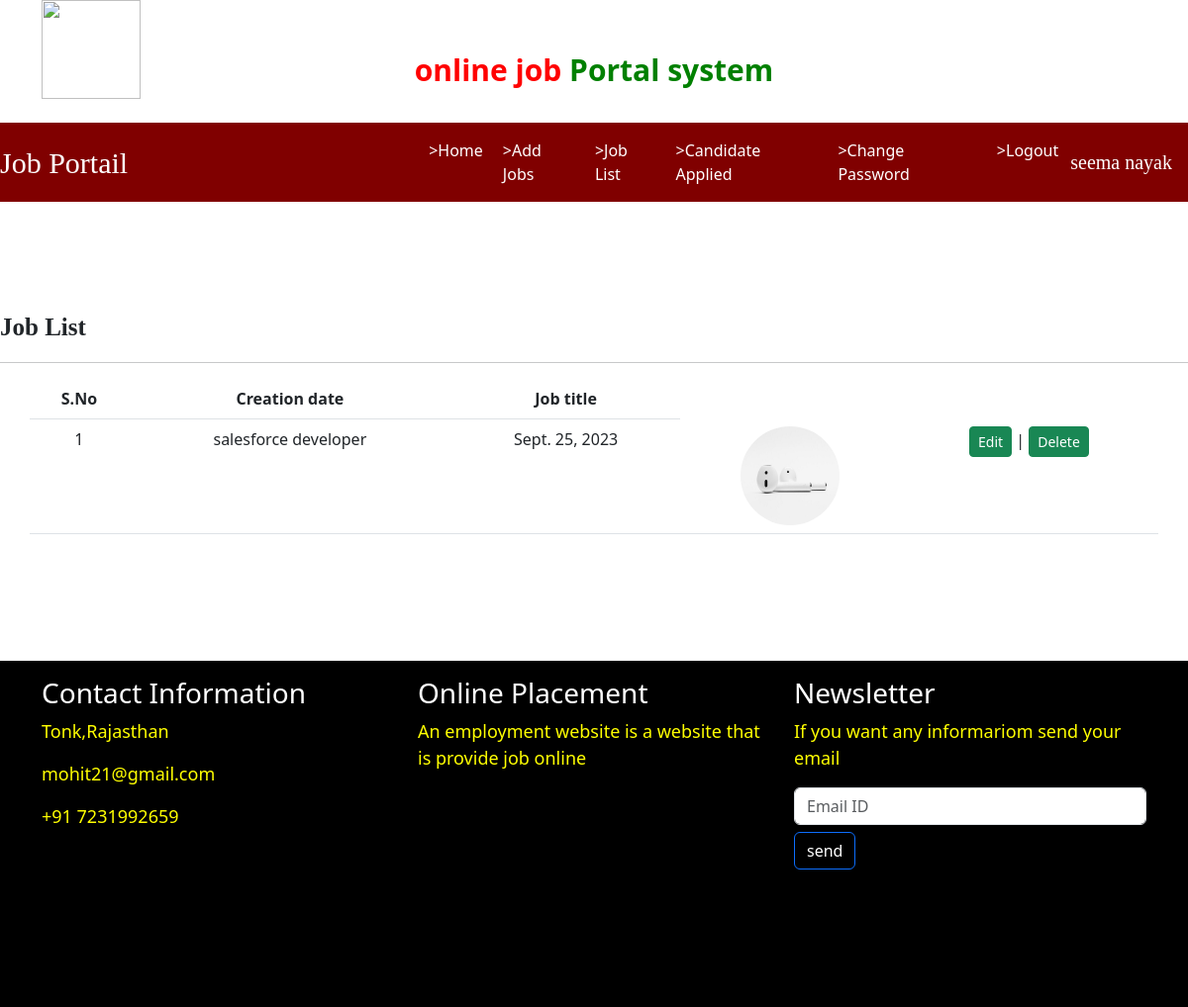
Screenshot of /job_list/ (signed in) with the database file from the repository.
### job/models.py (models this page shows, shortened)
class Job(models.Model):
    recruiter=models.ForeignKey(Recruiter,on_delete=models.CASCADE,blank=True)
    start_date=models.DateField()
    end_date=models.DateField()
    title=models.CharField(max_length=100)
    salary=models.FloatField(max_length=20)
    description=models.CharField(max_length=300)
    experience=models.CharField(max_length=50)
    location=models.CharField(max_length=100)
    skills=models.CharField(max_length=100)
    creationdate=models.DateField()
    image=models.ImageField(upload_to='images',default='')

### job/views.py (the view)
# urls.py: path('job_list/',views.job_list,name='job_list'),
def job_list(request):
    if not request.user.is_authenticated:
        return redirect('recruiter_login')
    recruiter=Recruiter.objects.get(user=request.user)
    job=Job.objects.filter(recruiter=recruiter)
    d={'job':job}
    return render(request,'job/job_list.html',d)

### templates/job/job_list.html (shortened to what this page needs)
{% extends 'job/recruiter_navigation.html' %}
{% load static %}
{% block body %}
<marquee style="font-family:'Monotype Corsiva' ;font-size:25px; color: darkcolor; backgroung-color:black;font-weight:bold;margin-top:1%">
     Job List
</marquee>
<hr>
<table class="table table-hover container id="example">
    <thead>
    <tr>
       <th>S.No</th>
       <th>Creation date</th>
       <th>Job title</th>
    </tr>
    </thead>
    <tbody>
    {% for i in job %}
    <tr style="background-color: #DEB887">
        <td>{{forloop.counter}}</td>
        <td>{{i.title}}</td>
        <td>{{i.creationdate}}</td>
        <td><img src="{{i.image.url}}" style="width:100px;height:100px;border-radius:50%"></td>
        <td><a href="{% url 'edit_jobdetail' i.id %}" class="btn btn-success btn-sm" >Edit</a>
        | <a href="{% url 'delete_jobdetail' i.id %}" class="btn btn-success btn-sm" >Delete</a>
        </td>
    </tr>
    {% endfor %}
    </tbody>
</table>
{% endblock body %}

### templates/job/recruiter_navigation.html (shortened to what this page needs)
<!doctype html>
{% load static %}
<html lang="en">
  <head>
    <link href="https://cdn.jsdelivr.net/npm/bootstrap@5.3.0/dist/css/bootstrap.min.css" rel="stylesheet">
  </head>
  <body>
  <div class="container">
       <div class="row">
           <div class="col-sm-3">
               <img src="{% static 'images/logo2.jpg' %}" style="width:100px; height:100px">
           </div>
           <div class="col-sm-6 mt-5 text-center">
               <span style="font-weight:bold; font-size:30px">
                 <span style="color:red">online job </span>
                  <span style="color:green">Portal system </span>
               </span>
             </div>
           <div class="col-sm-3 mt-5" style="padding-left: 10%">
             </div>
       </div>
      </div>
  <br>
  <nav class="navbar navbar-expand-sm" style="background-color: maroon">
     <a class="navbar-brand text-white pl-5 font-weight-bold" style="font-family: 'Monotype Corsiva'; font-size:30px">Job Portail</a>
      <ul class="navbar-nav">
          <li class="nav-item">
              <a class="nav-link" href="{% url 'recruiter_home' %}" style="margin-left:280px"<i class="fa fa-home mr-1"></i>>Home</a>
          </li>
          <li class="nav-item">
              <a class="nav-link" href="{% url 'add_job' %}"<i class="fa fa-plus-circle mr-1"></i> >Add Jobs </a>
          </li>
          <li class="nav-item">
              <a class="nav-link" href="{% url 'job_list' %}"<i class="fa fa-users mr-1"></i> >Job List </a>
          </li>
          <li class="nav-item">
              <a class="nav-link" href="{% url 'applied_candidatelist' %}"<i class="fa fa-users mr-1"></i> >Candidate Applied </a>
          </li>
          <li class="nav-item">
              <a class="nav-link" href="{% url 'change_passwordrecruiter' %}"<i class="fa fa-users-circle mr-1"></i> >Change Password</a>
          </li>
          <li class="nav-item">
              <a class="nav-link" href="{% url 'Logout' %}"<i class="fa fa-sign-out mr-1"></i> >Logout</a>
          </ul>
              <a class="navbar-brand text-white pl-5 font-weight-bold" style="font-family: 'Monotype Corsiva'; font-size:20px">{{request.user.first_name}} {{request.user.last_name}}</a>
  </nav>
  <br>
  <br>
  <br>
  <br>
  {% block body %}
  {% endblock body %}
  <br>
  <br>
  <br>
  <br>
  <div class="mt-3" style="background-color:black; width:100%; height:350px">
      <div class="container">
         <div class="row">
             <div class="col-md-4 mt-3">
                 <h3 class="text-white">Contact Information</h3>
                 <p style="color:yellow;font-size:18px">Tonk,Rajasthan </p>
                 <p style="color:yellow;font-size:18px">mohit21@gmail.com </p>
                 <p style="color:yellow;font-size:18px">+91 7231992659 </p>
             </div>
             <div class="col-md-4 mt-3">
                 <h3 class="text-white">Online Placement</h3>
                 <p style="color:yellow;font-size:18px">An employment website is a website that is provide job online</p>
             </div>
             <div class="col-md-4 mt-3">
                 <h3 class="text-white">Newsletter</h3>
                 <p style="color:yellow;font-size:18px">If you want any informariom send your email</p>
                 <form method="post" class="form-inline">{%  csrf_token %}
                     <input type="email" name="emailid" placeholder="Email ID" required class="form-control mr-2">
                     <input type="submit" value="send" class="btn btn-primary" style="margin-top:2%; color:darkcyn;background-color:black" >
                 </form>
             </div>
         </div>
      </div>
  </div>
  </body>
</html>

### templates/job/recruiter_navigation.html (style rules this page uses)
.nav-link { color:white ! important ; margin-right: 4px; }

### templates/job/job_list.html (style rules this page uses)
tr { text-align:center }

### rows the page displays
Job: title "salesforce developer", creationdate "Sept. 25, 2023", image (picture)

### other values shown
{{ request.user.first_name }} "seema"
{{ request.user.last_name }} "nayak"
